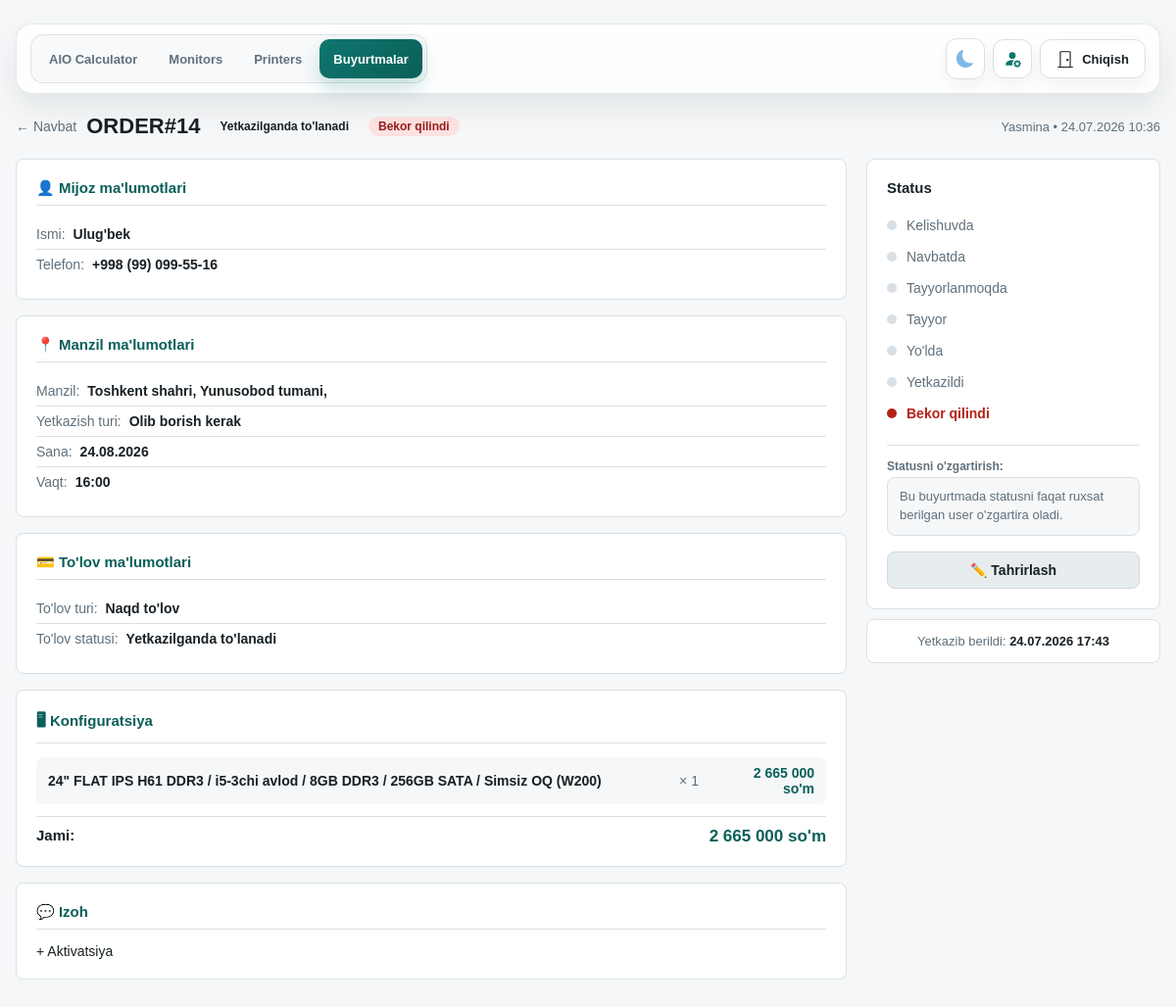
The page /orders/14/ (signed in) on the database its author committed.
### orders/models.py (models this page shows, shortened)
class Order(models.Model):
    class DeliveryType(models.TextChoices):
        DELIVERY = "DELIVERY", "Olib borish kerak"
        POST = "POST", "Pochta (BTS, UzPost, YandexGo...)"
        PICKUP = "PICKUP", "Olib ketadi"
    class PaymentType(models.TextChoices):
        CASH = "CASH", "Naqd to'lov"
        CARD = "CARD", "Kartadan to'lov"
        TRANSFER = "TRANSFER", "Bank orqali"
        CASH_CARD = "CASH_CARD", "Aralash to'lov"
    class PaymentStatus(models.TextChoices):
        UNPAID = "UNPAID", "To'lanmagan"
        ON_DELIVERY = "ON_DELIVERY", "Yetkazilganda to'lanadi"
        ON_PICKUP = "ON_PICKUP", "Olib ketishda to'lanadi"
        PARTIAL = "PARTIAL", "Qisman to'langan"
        PAID = "PAID", "To'langan"
    class ProductionStatus(models.TextChoices):
        AGREED = "AGREED", "Kelishuvda"
        QUEUED = "QUEUED", "Navbatda"
        IN_PROGRESS = "IN_PROGRESS", "Tayyorlanmoqda"
        READY = "READY", "Tayyor"
        SHIPPING = "SHIPPING", "Yo'lda"
        DELIVERED = "DELIVERED", "Yetkazildi"
        ON_HOLD = "ON_HOLD", "To'xtatildi"
        CANCELLED = "CANCELLED", "Bekor qilindi"
    DELIVERY_STATUS_FLOWS = {
        DeliveryType.DELIVERY: [
            ProductionStatus.AGREED,
            ProductionStatus.QUEUED,
            ProductionStatus.IN_PROGRESS,
            ProductionStatus.READY,
            ProductionStatus.SHIPPING,
            ProductionStatus.DELIVERED,
        ],
        DeliveryType.POST: [
            ProductionStatus.AGREED,
            ProductionStatus.QUEUED,
            ProductionStatus.IN_PROGRESS,
            ProductionStatus.READY,
            ProductionStatus.SHIPPING,
            ProductionStatus.DELIVERED,
        ],
        DeliveryType.PICKUP: [
            ProductionStatus.AGREED,
            ProductionStatus.QUEUED,
            ProductionStatus.IN_PROGRESS,
            ProductionStatus.READY,
            ProductionStatus.DELIVERED,
        ],
    }
    GLOBAL_PRODUCTION_STATUSES = [
        ProductionStatus.CANCELLED,
        ProductionStatus.ON_HOLD,
    ]
    DELIVERY_STATUS_LABELS = {
        DeliveryType.DELIVERY: {
            ProductionStatus.SHIPPING: "Yo'lda",
            ProductionStatus.DELIVERED: "Yetkazildi",
        },
        DeliveryType.POST: {
            ProductionStatus.SHIPPING: "Jo'natildi",
            ProductionStatus.DELIVERED: "Qabul qilib oldi",
        },
        DeliveryType.PICKUP: {
            ProductionStatus.DELIVERED: "Olib ketildi",
        },
    }
    order_number = models.CharField(
        max_length=24, unique=True, blank=True, null=True, verbose_name="Buyurtma raqami"
    )
    sold_by = models.ForeignKey(
        User, on_delete=models.PROTECT, related_name="orders", verbose_name="Sotuvchi"
    )
    customer_name = models.CharField(max_length=120, verbose_name="Mijoz ismi")
    customer_phone = models.CharField(max_length=30, verbose_name="Telefon raqami")
    region = models.CharField(max_length=80, verbose_name="Viloyat")
    district = models.CharField(max_length=80, verbose_name="Tuman")
    city = models.CharField(max_length=80, verbose_name="Shahar")
    landmark = models.CharField(max_length=200, blank=True, verbose_name="Mo'ljal")
    delivery_type = models.CharField(
        max_length=20, choices=DeliveryType.choices, verbose_name="Yetkazish turi"
    )
    payment_type = models.CharField(
        max_length=20, choices=PaymentType.choices, verbose_name="To'lov turi"
    )
    payment_status = models.CharField(
        max_length=20,
        choices=PaymentStatus.choices,
        default=PaymentStatus.UNPAID,
        verbose_name="To'lov holati",
    )
    production_status = models.CharField(
        max_length=20,
        choices=ProductionStatus.choices,
        default=ProductionStatus.AGREED,
        verbose_name="Ishlab chiqarish holati",
    )
    total_price_usd = models.DecimalField(
        max_digits=12, decimal_places=2, default=0, verbose_name="Jami (USD)"
    )
    total_price_uzs = models.DecimalField(
        max_digits=16, decimal_places=0, default=0, verbose_name="Jami (so'm)"
    )
    delivery_date = models.DateField(null=True, blank=True, verbose_name="Yetkazib berish sanasi")
    delivery_time = models.CharField(max_length=10, null=True, blank=True, verbose_name="Yetkazib berish vaqti")
    partial_amount = models.DecimalField(
        max_digits=16, decimal_places=0, default=0, verbose_name="Qisman to'langan summa"
    )
    notes = models.TextField(blank=True, verbose_name="Izoh")
    created_at = models.DateTimeField(auto_now_add=True)
    updated_at = models.DateTimeField(auto_now=True)
    delivered_at = models.DateTimeField(null=True, blank=True, verbose_name="Yetkazib berilgan vaqt")
    class Meta:
        ordering = ["-created_at"]
        verbose_name = "Buyurtma"
        verbose_name_plural = "Buyurtmalar"
    @property
    def display_order_number(self):
        raw_number = self.order_number or f"ORDER#{self.pk}"
        if raw_number.startswith("ORD#"):
            return raw_number.replace("ORD#", "ORDER#", 1)
        return raw_number
    @classmethod
    def production_status_flow(cls, delivery_type):
        return cls.DELIVERY_STATUS_FLOWS.get(
            delivery_type,
            cls.DELIVERY_STATUS_FLOWS[cls.DeliveryType.DELIVERY],
        )
    @classmethod
    def production_status_label(cls, status, delivery_type=None):
        if delivery_type:
            custom = cls.DELIVERY_STATUS_LABELS.get(delivery_type, {})
            if status in custom:
                return custom[status]
        return dict(cls.ProductionStatus.choices).get(status, status)
    @classmethod
    def production_status_choices_for_delivery(cls, delivery_type):
        statuses = list(cls.production_status_flow(delivery_type))
        for status in cls.GLOBAL_PRODUCTION_STATUSES:
            if status not in statuses:
                statuses.append(status)
        return [(status, cls.production_status_label(status, delivery_type)) for status in statuses]

class OrderItem(models.Model):
    order = models.ForeignKey(Order, on_delete=models.CASCADE, related_name="items")
    build_quote = models.ForeignKey(
        "calculator.BuildQuote",
        on_delete=models.SET_NULL,
        null=True,
        blank=True,
        related_name="order_items",
        verbose_name="Kalkulyator konfiguratsiyasi",
    )
    config_label = models.CharField(max_length=255, verbose_name="Konfiguratsiya")
    quantity = models.PositiveIntegerField(default=1, verbose_name="Soni")
    unit_price_usd = models.DecimalField(
        max_digits=12, decimal_places=2, default=0, verbose_name="Dona narxi (USD)"
    )
    unit_price_uzs = models.DecimalField(
        max_digits=16, decimal_places=2, default=0, verbose_name="Dona narxi (so'm)"
    )
    class Meta:
        verbose_name = "Buyurtma elementi"
        verbose_name_plural = "Buyurtma elementlari"

### orders/views.py (the view, shortened to what this page needs)
# urls.py: path("<int:pk>/", views.order_detail, name="detail"),
@login_required
def order_detail(request, pk):
    from calculator.models import CalculatorSettings
    try:
        settings = CalculatorSettings.objects.first()
        usd_rate = int(settings.usd_rate) if settings and settings.usd_rate else 12850
    except:
        usd_rate = 12850
    order = get_object_or_404(
        _orders_for_user(request.user).prefetch_related("items").select_related("sold_by"),
        pk=pk,
    )
    if request.method == "GET" and request.GET.get("edit") == "1":
        if not _can_user_edit_order(request.user, order):
            raise PermissionDenied("Sizda buyurtmani tahrirlash huquqi yo'q.")
        return render(request, "orders/order_form.html", _form_context(request.user, order, {}))
    allowed_production_status_choices = _allowed_production_status_choices_for_user(
        request.user,
        order.delivery_type,
        order.production_status,
        order,
    )
    allowed_production_status_values = {value for value, _ in allowed_production_status_choices}
    return render(request, "orders/order_detail.html", {
        "active_nav": "orders",
        "order": order,
        "usd_rate": usd_rate,
        "status_flow": Order.production_status_flow(order.delivery_type),
        "current_status_index": (
            Order.production_status_flow(order.delivery_type).index(order.production_status)
            if order.production_status in Order.production_status_flow(order.delivery_type)
            else -1
        ),
        "delivery_choices": Order.DeliveryType.choices,
        "payment_type_choices": Order.PaymentType.choices,
        "payment_status_choices": Order.PaymentStatus.choices,
        "production_status_choices": allowed_production_status_choices,
        "can_edit_order": _can_user_edit_order(request.user, order),
        "can_delete_order": _can_user_delete_order(request.user),
        "can_cancel_order": _can_user_cancel_order(request.user, order),
        "can_change_production_status": _can_user_change_production_status(
            request.user,
            order.production_status,
            order,
        ),
        "show_current_status_option": order.production_status not in allowed_production_status_values,
        "current_status_label": _all_production_status_choices_map(order.delivery_type).get(
            order.production_status,
            order.production_status,
        ),
    })

### orders/templates/orders/order_detail.html (shortened to what this page needs)
{% extends "base.html" %}
{% load order_tags %}
{% block content %}
<div style="margin-top:20px;">
  <div style="display:flex;align-items:center;flex-wrap:wrap;gap:10px;margin-bottom:16px;">
    <a href="{% url 'orders:list' %}" style="color:var(--muted);text-decoration:none;font-size:14px;">← Navbat</a>
    <h2 style="margin:0;font-size:22px;">{{ order.display_order_number }}</h2>
    <span class="badge {{ order.payment_status|payment_badge }}">{{ order.get_payment_status_display }}</span>
    <span class="badge {{ order.production_status|status_badge }}">{{ order.production_status|status_label:order.delivery_type }}</span>
    <span style="font-size:13px;color:var(--muted);margin-left:auto;">
      {{ order.sold_by.get_full_name|default:order.sold_by.username }} •
      {{ order.created_at|date:"d.m.Y H:i" }}
    </span>
  </div>
  <div class="detail-layout">
    <div>
      <div class="panel detail-section">
        <h3>👤 Mijoz ma'lumotlari</h3>
        <div class="detail-row-group">
          <div class="detail-row"><span>Ismi:</span><strong>{{ order.customer_name }}</strong></div>
          <div class="detail-row"><span>Telefon:</span><strong>{{ order.customer_phone|format_phone }}</strong></div>
        </div>
      </div>
      <div class="panel detail-section">
        <h3>📍 Manzil ma'lumotlari</h3>
        <div class="detail-row">
          <span>Manzil:</span>
          <strong>
            {{ order.region }}, {{ order.district }}, {{ order.city }}
          </strong>
        </div>
        <div class="detail-row-group">
          <div class="detail-row"><span>Yetkazish turi:</span><strong>{{ order.get_delivery_type_display }}</strong></div>
          {% if order.delivery_date %}
            <div class="detail-row"><span>Sana:</span><strong>{{ order.delivery_date|date:"d.m.Y" }}</strong></div>
          {% endif %}
          {% if order.delivery_time %}
            <div class="detail-row"><span>Vaqt:</span><strong>{{ order.delivery_time }}</strong></div>
          {% endif %}
        </div>
      </div>
      <div class="panel detail-section">
        <h3>💳 To'lov ma'lumotlari</h3>
        <div class="detail-row-group">
          <div class="detail-row"><span>To'lov turi:</span><strong>{{ order.get_payment_type_display }}</strong></div>
          <div class="detail-row"><span>To'lov statusi:</span><strong>{{ order.get_payment_status_display }}</strong></div>
        </div>
      </div>
      <div class="panel detail-section">
        <h3>🖥 Konfiguratsiya</h3>
        {% for item in order.items.all %}
          <div class="config-item">
            <span class="label">{{ item.config_label }}</span>
            <span class="qty">× {{ item.quantity }}</span>
            <span class="price">
              {% if item.unit_price_uzs %}
                {{ item.unit_price_uzs|format_uzs }}
              {% else %}
                {% widthratio item.unit_price_usd 1 usd_rate as price_uzs %}
                {{ price_uzs|format_uzs }}
              {% endif %}
              so'm
            </span>
          </div>
        {% endfor %}
        <div style="display:flex;justify-content:space-between;margin-top:12px;padding-top:10px;border-top:1px solid var(--line);">
          <strong style="font-size:15px;">Jami:</strong>
          <div style="text-align:right;">
            <div style="font-weight:800;font-size:17px;color:var(--accent-dark)">{{ order.total_price_uzs|format_uzs }} so'm</div>
          </div>
        </div>
      </div>
      {% if order.notes %}
        <div class="panel detail-section">
          <h3>💬 Izoh</h3>
          <p style="margin:0;font-size:14px;color:var(--text);">{{ order.notes }}</p>
        </div>
      {% endif %}
    </div>
    <aside>
      <div class="panel status-sidebar">
        <h3>Status</h3>
        {% for s in status_flow %}
          <div class="status-step
            ">
            <div class="status-dot
              ">
            </div>
            {{ s|status_label:order.delivery_type }}
          </div>
        {% endfor %}
        {% if order.production_status == 'CANCELLED' %}
          <div class="status-step" style="color:var(--danger);font-weight:700;">
            <div class="status-dot" style="background:var(--danger);"></div>
            Bekor qilindi
          </div>
        {% endif %}
        <div style="margin-top: 16px; margin-bottom: 12px; border-top: 1px solid var(--line); padding-top: 14px;">
          <label style="font-size:12px; color:var(--muted); font-weight:700; margin-bottom:4px; display:block;">Statusni o'zgartirish:</label>
          {% if can_change_production_status %}
            <select id="status-select-dropdown" onchange="onStatusDropdownChange(this.value)" style="width:100%; padding:10px 12px; border-radius:8px; background:var(--bg); border:1px solid var(--line); color:var(--text); font-weight:700; font-size:14px; cursor:pointer;">
              {% if show_current_status_option %}
                <option value="{{ order.production_status }}" selected>{{ current_status_label }}</option>
              {% endif %}
              {% for s_val, s_label in production_status_choices %}
                <option value="{{ s_val }}" {% if order.production_status == s_val %}selected{% endif %}>{{ s_label }}</option>
              {% endfor %}
            </select>
            <div id="save-status-container" style="display:none; gap:8px; margin-top:8px;">
              <button onclick="resetStatusChange()" class="action-btn secondary" style="flex:1; margin:0; padding:8px 10px; font-size:13px; font-weight:700;">
                Bekor qilish
              </button>
              <button onclick="saveStatus()" class="action-btn" style="flex:1; margin:0; padding:8px 10px; font-size:13px; background:var(--accent); color:white; font-weight:700;">
                💾 Saqlash
              </button>
            </div>
          {% else %}
            <div style="padding:10px 12px; border-radius:8px; background:var(--bg); border:1px solid var(--line); color:var(--muted); font-size:13px; line-height:1.45;">
              Bu buyurtmada statusni faqat ruxsat berilgan user o'zgartira oladi.
            </div>
          {% endif %}
        </div>
        <div class="action-btns">
          {% if can_edit_order %}
            <a href="{% url 'orders:detail' order.pk %}?edit=1" class="action-btn secondary">
              ✏️ Tahrirlash
            </a>
          {% endif %}
        </div>
      </div>
      {% if order.delivered_at %}
        <div class="panel" style="padding:14px 18px;margin-top:10px;font-size:13px;color:var(--muted);text-align:center;">
          Yetkazib berildi: <strong style="color:var(--text);">{{ order.delivered_at|date:"d.m.Y H:i" }}</strong>
        </div>
      {% endif %}
    </aside>
  </div>
</div>
{% endblock %}

### rows shown on the page
Order: display_order_number "ORDER#14", payment_status "Yetkazilganda to'lanadi", production_status|status_label "Bekor qilindi", sold_by.get_full_name "Yasmina", created_at "24.07.2026 10:36", customer_name "Ulug'bek", customer_phone "+998 (99) 099-55-16", region "Toshkent shahri", district "Yunusobod tumani", delivery_type "Olib borish kerak", delivery_date "24.08.2026", delivery_time "16:00", payment_type "Naqd to'lov", total_price_uzs "2 665 000", notes "+ Aktivatsiya", status_flow "Kelishuvda" "Navbatda" "Tayyorlanmoqda" "Tayyor" "Yo'lda" "Yetkazildi", delivered_at "24.07.2026 17:43"
OrderItem: config_label "24\" FLAT IPS H61 DDR3 / i5-3chi avlod / 8GB DDR3 / 256GB SATA / Simsiz OQ (W200)", quantity "1", unit_price_uzs "2 665 000"
